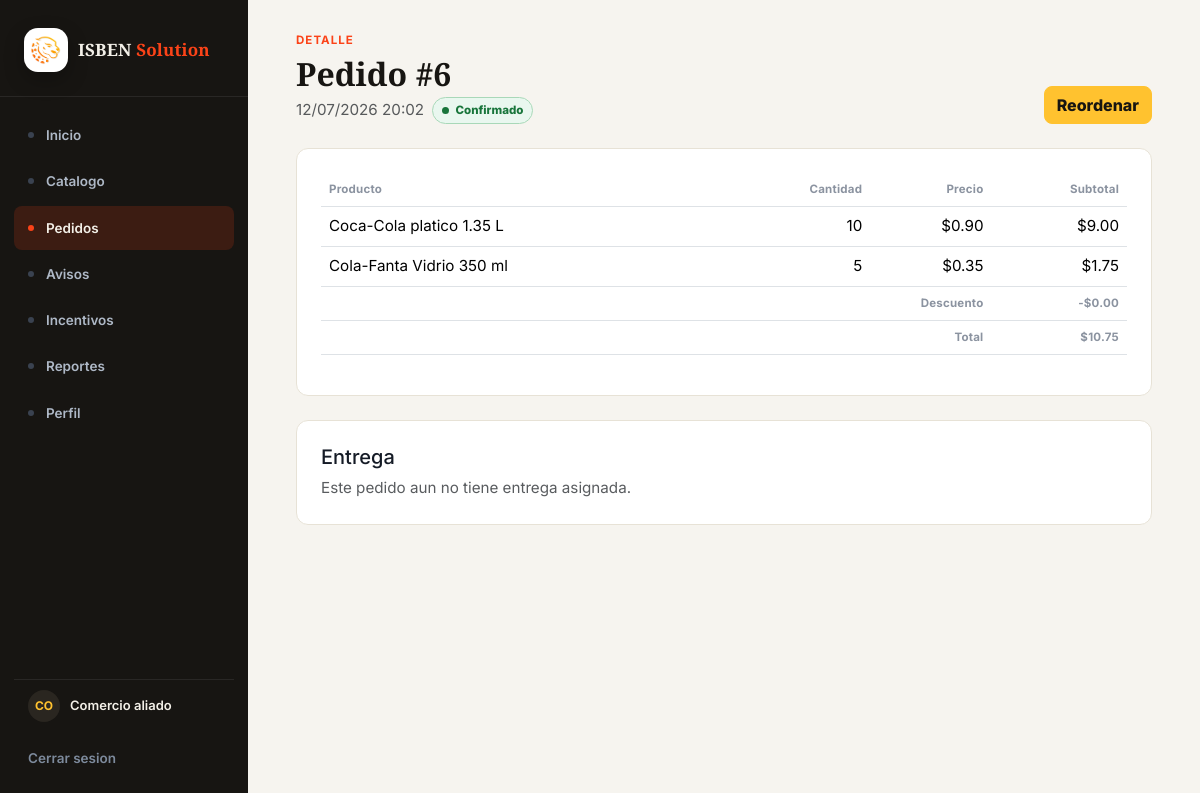
/pedidos/6/ (signed in), run on the app's committed database.
### plataforma/models.py (models this page shows, shortened)
class Pedido(models.Model):
    fecha = models.DateTimeField()
    estado = models.CharField(max_length=50)
    monto_total = models.FloatField()
    descuento = models.FloatField()
    sincronizado = models.BooleanField(default=False)
    comercio = models.ForeignKey(Comercio, on_delete=models.CASCADE,
    related_name="pedidos")
    usuario = models.ForeignKey(Usuario, on_delete=models.CASCADE,
    related_name="pedidos")

class DetallePedido(models.Model):
    cantidad = models.IntegerField()
    precio_unitario = models.FloatField()
    subtotal = models.FloatField()
    pedido = models.ForeignKey(Pedido, on_delete=models.CASCADE,
    related_name="detalles")
    producto = models.ForeignKey(Producto, on_delete=models.CASCADE,
    related_name="detalles")

class Producto(models.Model):
    nombre = models.CharField(max_length=100)
    precio = models.FloatField()
    stock = models.IntegerField()
    activo = models.BooleanField(default=True)
    imagen_url = models.CharField(max_length=255)

### plataforma/views.py (the view)
# urls.py: path("pedidos/<int:pedido_id>/", views.pedido_detalle, name="pedido_detalle"),
@comercio_requerido
def pedido_detalle(request, pedido_id):
    pedido = get_object_or_404(
        Pedido.objects.prefetch_related("detalles__producto", "entregas__ruta"),
        id=pedido_id,
        comercio=request.comercio_actual,
    )
    return render(request, "plataforma/pedido_detalle.html", {"pedido": pedido})

### plataforma/views.py (called while the page is built)
def obtener_usuario_actual(request):
    usuario_id = request.session.get("usuario_id")
    if not usuario_id:
        return None
    usuario = Usuario.objects.select_related("comercio").filter(id=usuario_id).first()
    if usuario and request.session.get("usuario_rol") != usuario.rol:
        request.session["usuario_rol"] = usuario.rol
        request.session.modified = True
    return usuario

def es_usuario_logistica(usuario):
    return usuario.rol.strip().lower() == "logistica"

def es_usuario_administrador(usuario):
    return usuario.rol.strip().lower() == "administrador"

def comercio_requerido(view_func):
    @wraps(view_func)
    def wrapper(request, *args, **kwargs):
        usuario = obtener_usuario_actual(request)
        if not usuario:
            messages.warning(request, "Inicia sesion para continuar.")
            return redirect("login")
        if es_usuario_logistica(usuario):
            return redirect("pedidos_logistica")
        if es_usuario_administrador(usuario):
            return redirect("dashboard_administracion")
        if not usuario.comercio_id:
            messages.error(request, "El usuario no tiene un comercio asociado.")
            return redirect("logout")
        request.usuario_plataforma = usuario
        request.comercio_actual = usuario.comercio
        return view_func(request, *args, **kwargs)
    return wrapper

### plataforma/templates/plataforma/pedido_detalle.html (shortened to what this page needs)
{% extends 'plataforma/master.html' %}
{% block content %}
<section class="container-lg">
    <div class="d-flex flex-wrap justify-content-between align-items-end gap-3 mb-4">
        <div>
            <p class="brand-eyebrow">Detalle</p>
            <h1 class="brand-title h2">Pedido #{{ pedido.id }}</h1>
            <div class="d-flex flex-wrap align-items-center gap-2 mt-1">
                <span class="text-muted">{{ pedido.fecha|date:"d/m/Y H:i" }}</span>
                {% include 'plataforma/partials/estado_pedido.html' with estado=pedido.estado %}
            </div>
        </div>
        <a class="btn btn-accent" href="{% url 'reordenar_pedido' pedido.id %}">Reordenar</a>
    </div>
    <div class="brand-card p-4 mb-4">
        <div class="table-responsive">
            <table class="table brand-table align-middle">
                <thead>
                    <tr>
                        <th>Producto</th>
                        <th class="text-end">Cantidad</th>
                        <th class="text-end">Precio</th>
                        <th class="text-end">Subtotal</th>
                    </tr>
                </thead>
                <tbody>
                    {% for detalle in pedido.detalles.all %}
                        <tr>
                            <td>{{ detalle.producto.nombre }}</td>
                            <td class="text-end">{{ detalle.cantidad }}</td>
                            <td class="text-end">${{ detalle.precio_unitario|floatformat:2 }}</td>
                            <td class="text-end">${{ detalle.subtotal|floatformat:2 }}</td>
                        </tr>
                    {% endfor %}
                </tbody>
                <tfoot>
                    <tr>
                        <th colspan="3" class="text-end">Descuento</th>
                        <th class="text-end">-${{ pedido.descuento|floatformat:2 }}</th>
                    </tr>
                    <tr>
                        <th colspan="3" class="text-end">Total</th>
                        <th class="text-end">${{ pedido.monto_total|floatformat:2 }}</th>
                    </tr>
                </tfoot>
            </table>
        </div>
    </div>
    <div class="brand-card p-4">
        <h2 class="h5">Entrega</h2>
        {% for entrega in pedido.entregas.all %}
            <p class="mb-1"><strong>Ruta:</strong> {{ entrega.ruta.zona }} - {{ entrega.ruta.vehiculo }}</p>
            <p class="mb-1"><strong>Fecha estimada:</strong> {{ entrega.fecha_estimada|date:"d/m/Y H:i" }}</p>
            <p class="mb-0"><strong>Confirmacion:</strong> {{ entrega.tipo_confirmacion }}</p>
        {% empty %}
            <p class="text-muted mb-0">Este pedido aun no tiene entrega asignada.</p>
        {% endfor %}
    </div>
</section>
{% endblock %}

### plataforma/templates/plataforma/partials/estado_pedido.html
{% with estado_normalizado=estado|lower %}
<span class="status-badge {% if estado_normalizado == 'confirmado' %}status-badge-confirmed{% elif estado_normalizado == 'pendiente' %}status-badge-pending{% elif estado_normalizado == 'en camino' %}status-badge-transit{% elif estado_normalizado == 'cancelado' %}status-badge-cancelled{% else %}status-badge-neutral{% endif %}">
    <span class="status-badge-dot" aria-hidden="true"></span>
    {{ estado }}
</span>
{% endwith %}

### plataforma/static/plataforma/css/brand.css (style rules this page uses)
:root { --brand-orange: #FB4318; --brand-orange-hover: #DF3913; --brand-orange-active: #C0301A; --brand-yellow: #FFC22F; --brand-dark: #171512; --brand-dark-soft: #2A2620; --brand-ink: #151B26; --brand-muted: #6B7280; --brand-muted-soft: #8B93A0; --brand-border: #E7E2D6; --brand-bg: #F6F4EF; --brand-surface: #ffffff; --brand-surface-alt: #FBFAF7; --brand-orange-rgb: 251, 67, 24; --brand-yellow-rgb: 255, 194, 47; --sidebar-bg: #171512; --sidebar-text: #AEB8C6; --sidebar-text-active: #F3F0E8; --sidebar-border: rgba(255, 255, 255, 0.08); --font-base: 'Inter', Helvetica, Arial, sans-serif; --font-display: 'Source Serif 4', Georgia, 'Times New Roman', serif; }
* { box-sizing: border-box; }
body { min-height: 100vh; margin: 0; background: var(--brand-bg); color: var(--brand-ink); font-family: var(--font-base); font-size: 0.95rem; }
a { color: var(--brand-orange); text-decoration: none; }
.brand-title { margin: 0; color: var(--brand-dark); font-family: var(--font-display); font-weight: 600; letter-spacing: 0; }
.brand-eyebrow { margin-bottom: 0.35rem; color: var(--brand-orange); font-family: var(--font-base); font-size: 0.72rem; font-weight: 700; letter-spacing: 0.09em; text-transform: uppercase; }
.brand-card { border: 1px solid var(--brand-border); border-radius: 12px; background: var(--brand-surface); box-shadow: none; }
.btn-accent { --bs-btn-color: var(--brand-dark); --bs-btn-bg: var(--brand-yellow); --bs-btn-border-color: var(--brand-yellow); --bs-btn-hover-color: var(--brand-dark); --bs-btn-hover-bg: #f0b21f; --bs-btn-hover-border-color: #f0b21f; --bs-btn-focus-shadow-rgb: var(--brand-yellow-rgb); --bs-btn-border-radius: 8px; font-weight: 800; }
.brand-table { --bs-table-striped-bg: rgba(var(--brand-yellow-rgb), 0.07); --bs-table-hover-bg: rgba(var(--brand-orange-rgb), 0.06); font-family: var(--font-base); }
.brand-table th { color: var(--brand-muted-soft); font-size: 0.72rem; font-weight: 700; letter-spacing: 0.02em; text-transform: none; }
.status-badge { display: inline-flex; align-items: center; gap: 0.4rem; min-height: 1.65rem; padding: 0.2rem 0.55rem; border: 1px solid; border-radius: 999px; font-size: 0.72rem; font-weight: 800; line-height: 1; white-space: nowrap; }
.status-badge-dot { width: 0.45rem; height: 0.45rem; border-radius: 50%; background: currentColor; }
.status-badge-confirmed { border-color: #A8D8B8; background: #E9F7EF; color: #18753B; }

### data on the page
Pedido: id "6", fecha "12/07/2026 20:02", estado "Confirmado", descuento "0.00", monto_total "10.75"
DetallePedido: producto.nombre "Coca-Cola platico 1.35 L", cantidad "10", precio_unitario "0.90", subtotal "9.00"
DetallePedido: producto.nombre "Cola-Fanta Vidrio 350 ml", cantidad "5", precio_unitario "0.35", subtotal "1.75"
